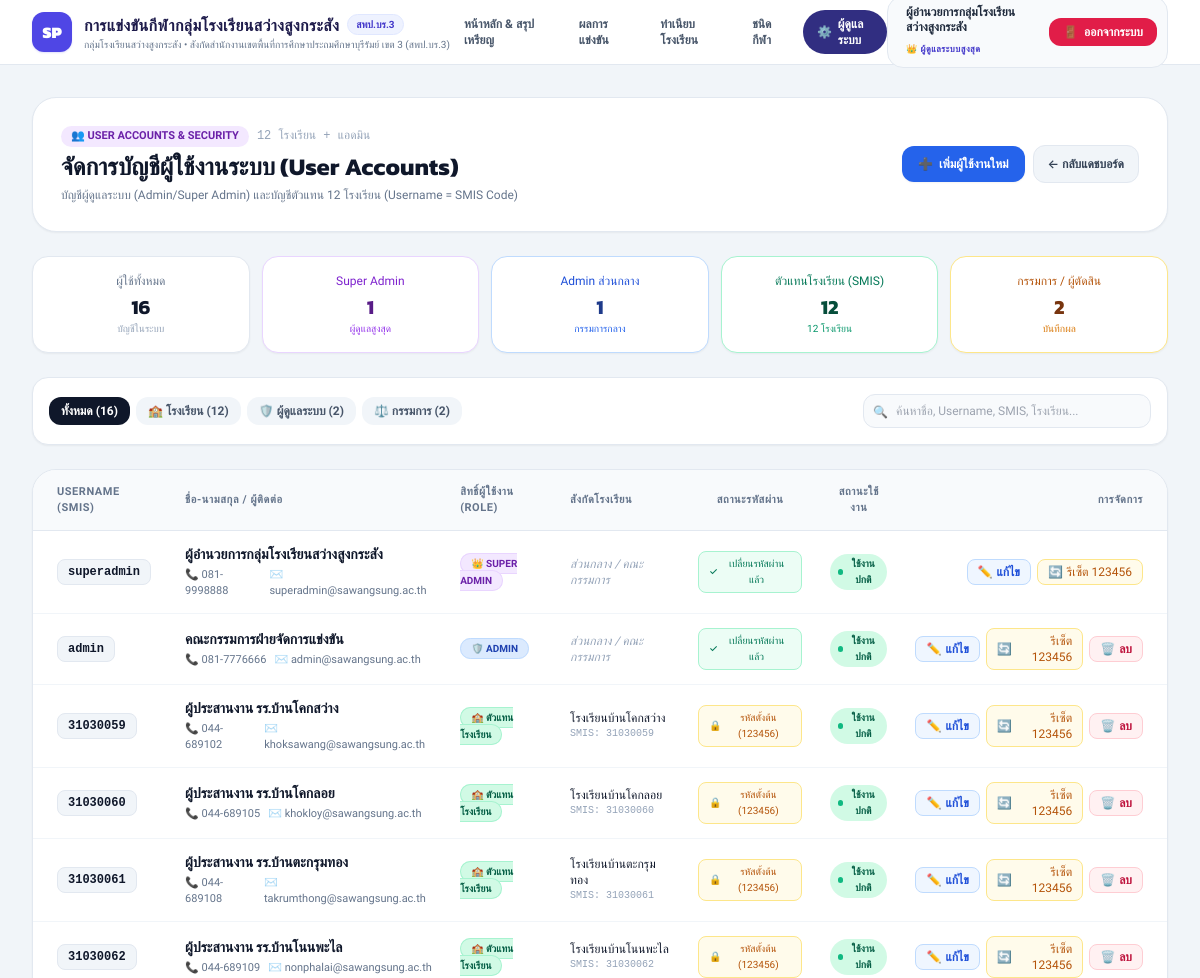
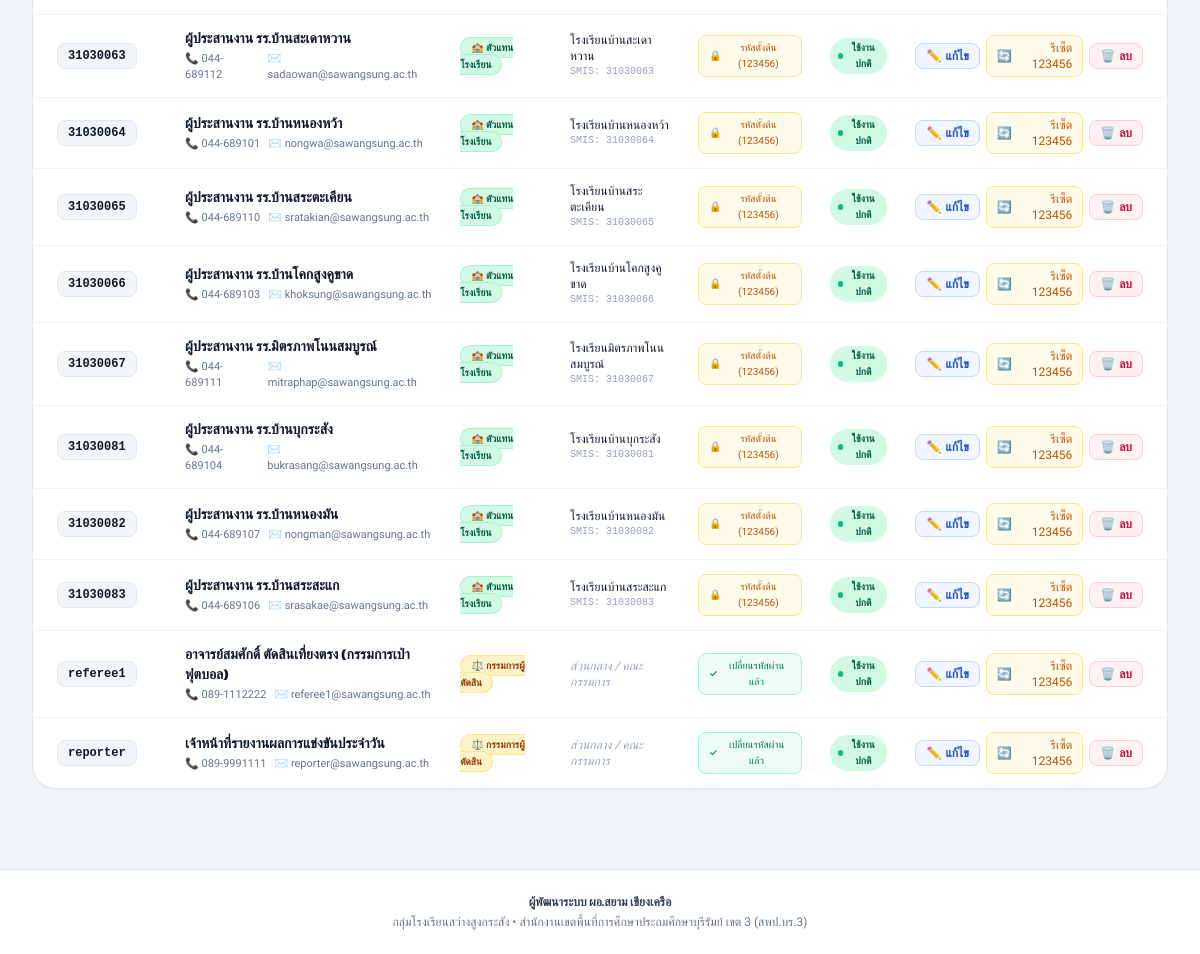
Screenshot of /admin/users.php (signed in) with the database file from the repository (2 pictures, top to bottom).
### tables this page shows
CREATE TABLE `users` (
  `id` VARCHAR(50) NOT NULL,
  `school_id` VARCHAR(50) DEFAULT NULL,
  `username` VARCHAR(100) NOT NULL UNIQUE,
  `password` VARCHAR(255) NOT NULL,
  `full_name` VARCHAR(255) NOT NULL,
  `email` VARCHAR(100) NOT NULL,
  `phone` VARCHAR(50) DEFAULT NULL,
  `role` ENUM('SUPER_ADMIN','ADMIN','SCHOOL','REFEREE') NOT NULL,
  `status` ENUM('ACTIVE','INACTIVE') DEFAULT 'ACTIVE',
  `must_change_password` TINYINT(1) DEFAULT 1,
  `last_login` DATETIME DEFAULT NULL,
  `created_at` TIMESTAMP DEFAULT CURRENT_TIMESTAMP,
  PRIMARY KEY (`id`),
  KEY `idx_user_school` (`school_id`)
);

CREATE TABLE `schools` (
  `id` VARCHAR(50) NOT NULL,
  `competition_id` VARCHAR(50) NOT NULL,
  `school_code` VARCHAR(50) NOT NULL,
  `smis_code` VARCHAR(20) NOT NULL,
  `school_name` VARCHAR(255) NOT NULL,
  `short_name` VARCHAR(100) NOT NULL,
  `address` TEXT DEFAULT NULL,
  `phone` VARCHAR(50) DEFAULT NULL,
  `logo` VARCHAR(255) DEFAULT NULL,
  `director_name` VARCHAR(255) DEFAULT NULL,
  `status` ENUM('ACTIVE','INACTIVE') DEFAULT 'ACTIVE',
  `created_at` TIMESTAMP DEFAULT CURRENT_TIMESTAMP,
  PRIMARY KEY (`id`),
  KEY `idx_school_comp` (`competition_id`),
  KEY `idx_school_smis` (`smis_code`)
);

### admin/users.php (the view, shortened to what the rows shown need)
<?php
require_once __DIR__ . '/../includes/auth.php';
$currentUser = getCurrentUser();
$pdo = Database::getConnection();
$users = $pdo->query("
    SELECT u.*, s.school_name, s.smis_code, s.short_name
    FROM users u
    LEFT JOIN schools s ON u.school_id = s.id
    ORDER BY
        CASE
            WHEN u.role = 'SUPER_ADMIN' THEN 1
            WHEN u.role = 'ADMIN' THEN 2
            WHEN u.role = 'SCHOOL' THEN 3
            ELSE 4
        END,
        u.username ASC
")->fetchAll();
require_once __DIR__ . '/../includes/header.php';
?>
<div class="space-y-6">
    <div class="bg-white rounded-3xl p-6 sm:p-7 shadow-sm border border-slate-200 flex flex-col md:flex-row md:items-center justify-between gap-4">
        <div class="space-y-1">
            <h1 class="text-xl sm:text-2xl font-bold font-kanit text-slate-900">
                จัดการบัญชีผู้ใช้งานระบบ (User Accounts)
            </h1>
        </div>
    </div>
    <div class="bg-white rounded-3xl border border-slate-200 shadow-sm overflow-hidden">
        <div class="overflow-x-auto">
            <table class="w-full text-left text-xs" id="userTable">
                <thead class="bg-slate-50/90 text-slate-500 uppercase tracking-wider text-[11px] font-semibold border-b border-slate-200">
                    <tr>
                        <th class="p-3.5 pl-6">Username (SMIS)</th>
                        <th class="p-3.5">ชื่อ-นามสกุล / ผู้ติดต่อ</th>
                        <th class="p-3.5">สิทธิ์ผู้ใช้งาน (Role)</th>
                        <th class="p-3.5">สังกัดโรงเรียน</th>
                        <th class="p-3.5 text-center">สถานะรหัสผ่าน</th>
                        <th class="p-3.5 text-center">สถานะใช้งาน</th>
                        <th class="p-3.5 pr-6 text-right">การจัดการ</th>
                    </tr>
                </thead>
                <tbody class="divide-y divide-slate-100" id="userTableBody">
                    <?php foreach ($users as $u):
                        $roleBadge = 'bg-slate-100 text-slate-700';
                        $roleLabel = $u['role'];
                        if ($u['role'] === 'SUPER_ADMIN') {
                            $roleBadge = 'bg-purple-100 text-purple-800 border border-purple-200';
                            $roleLabel = '👑 SUPER ADMIN';
                        } elseif ($u['role'] === 'ADMIN') {
                            $roleBadge = 'bg-blue-100 text-blue-800 border border-blue-200';
                            $roleLabel = '🛡️ ADMIN';
                        } elseif ($u['role'] === 'SCHOOL') {
                            $roleBadge = 'bg-emerald-100 text-emerald-800 border border-emerald-200';
                            $roleLabel = '🏫 ตัวแทนโรงเรียน';
                        } elseif ($u['role'] === 'JUDGE' || $u['role'] === 'REFEREE') {
                            $roleBadge = 'bg-amber-100 text-amber-800 border border-amber-200';
                            $roleLabel = '⚖️ กรรมการผู้ตัดสิน';
                        }
                    ?>
                        <tr class="hover:bg-slate-50/80 transition user-row" data-role="<?= htmlspecialchars($u['role']) ?>" data-search="<?= htmlspecialchars(strtolower($u['username'] . ' ' . $u['full_name'] . ' ' . ($u['school_name'] ?? '') . ' ' . ($u['email'] ?? '') . ' ' . ($u['phone'] ?? ''))) ?>">
                            <td class="p-3.5 pl-6 font-mono font-bold text-slate-900">
                                <div class="flex items-center gap-1.5">
                                    <span class="px-2.5 py-1 rounded-lg bg-slate-100 border border-slate-200 text-xs font-mono font-bold text-slate-900">
                                        <?= htmlspecialchars($u['username']) ?>
                                    </span>
                                </div>
                            </td>
                            <td class="p-3.5 font-medium text-slate-800">
                                <div class="font-bold font-kanit text-slate-900 text-sm"><?= htmlspecialchars($u['full_name']) ?></div>
                                <div class="text-[11px] text-slate-500 flex items-center gap-2 mt-0.5">
                                    <?php if (!empty($u['phone'])): ?>
                                        <span>📞 <?= htmlspecialchars($u['phone']) ?></span>
                                    <?php endif; ?>
                                    <?php if (!empty($u['email'])): ?>
                                        <span>✉️ <?= htmlspecialchars($u['email']) ?></span>
                                    <?php endif; ?>
                                </div>
                            </td>
                            <td class="p-3.5">
                                <span class="px-2.5 py-1 rounded-full text-[10px] font-bold <?= $roleBadge ?>">
                                    <?= $roleLabel ?>
                                </span>
                            </td>
                            <td class="p-3.5 text-slate-700">
                                <?php if (!empty($u['school_name'])): ?>
                                    <span class="font-medium text-slate-900"><?= htmlspecialchars($u['school_name']) ?></span>
                                    <?php if (!empty($u['smis_code'])): ?>
                                        <span class="text-[10px] text-slate-400 block font-mono">SMIS: <?= htmlspecialchars($u['smis_code']) ?></span>
                                    <?php endif; ?>
                                <?php else: ?>
                                    <span class="text-slate-400 italic">ส่วนกลาง / คณะกรรมการ</span>
                                <?php endif; ?>
                            </td>
                            <td class="p-3.5 text-center">
                                <?php if ($u['must_change_password']): ?>
                                    <span class="text-[10px] bg-amber-50 text-amber-700 px-2.5 py-1 rounded-lg border border-amber-200 font-medium inline-flex items-center gap-1">
                                        <span>🔒</span> รหัสตั้งต้น (123456)
                                    </span>
                                <?php else: ?>
                                    <span class="text-[10px] bg-emerald-50 text-emerald-700 px-2.5 py-1 rounded-lg border border-emerald-200 font-medium inline-flex items-center gap-1">
                                        <span>✓</span> เปลี่ยนรหัสผ่านแล้ว
                                    </span>
                                <?php endif; ?>
                            </td>
                            <td class="p-3.5 text-center">
                                <?php if (($u['status'] ?? 'ACTIVE') === 'ACTIVE'): ?>
                                    <span class="inline-flex items-center gap-1 text-[10px] px-2 py-0.5 rounded-full bg-emerald-100 text-emerald-800 font-semibold">
                                        <span class="w-1.5 h-1.5 rounded-full bg-emerald-500"></span> ใช้งานปกติ
                                    </span>
                                <?php else: ?>
                                    <span class="inline-flex items-center gap-1 text-[10px] px-2 py-0.5 rounded-full bg-rose-100 text-rose-800 font-semibold">
                                        <span class="w-1.5 h-1.5 rounded-full bg-rose-500"></span> ระงับใช้งาน
                                    </span>
                                <?php endif; ?>
                            </td>
                            <td class="p-3.5 pr-6 text-right">
                                <div class="flex items-center justify-end gap-1.5">
                                    <button
                                        type="button"
                                        onclick="openEditUserModal(<?= htmlspecialchars(json_encode($u), ENT_QUOTES, 'UTF-8') ?>)"
                                        class="px-2.5 py-1 bg-blue-50 hover:bg-blue-100 text-blue-700 border border-blue-200 rounded-lg text-xs font-semibold transition cursor-pointer flex items-center gap-1"
                                        title="แก้ไขข้อมูลผู้ใช้"
                                    >
                                        <span>✏️</span> แก้ไข
                                    </button>
                                    <a
                                        href="?reset_id=<?= urlencode($u['id']) ?>"
                                        onclick="return confirm('ต้องการรีเซ็ตรหัสผ่านของ &quot;<?= addslashes($u['username']) ?>&quot; กลับเป็น 123456 ใช่หรือไม่?')"
                                        class="px-2.5 py-1 bg-amber-50 hover:bg-amber-100 text-amber-700 border border-amber-200 rounded-lg text-xs font-medium transition cursor-pointer flex items-center gap-1"
                                        title="รีเซ็ตรหัสผ่านเป็น 123456"
                                    >
                                        <span>🔄</span> รีเซ็ต 123456
                                    </a>
                                    <?php if ($currentUser['id'] !== $u['id'] && $u['username'] !== 'superadmin'): ?>
                                        <a
                                            href="?delete_id=<?= urlencode($u['id']) ?>"
                                            onclick="return confirm('⚠️ ยืนยันการลบบัญชีผู้ใช้งาน &quot;<?= addslashes($u['username']) ?> (<?= addslashes($u['full_name']) ?>)&quot; ออกจากระบบถาวรหรือไม่?')"
                                            class="px-2.5 py-1 bg-rose-50 hover:bg-rose-100 text-rose-700 border border-rose-200 rounded-lg text-xs font-semibold transition cursor-pointer flex items-center gap-1"
                                            title="ลบบัญชีผู้ใช้"
                                        >
                                            <span>🗑️</span> ลบ
                                        </a>
                                    <?php endif; ?>
                                </div>
                            </td>
                        </tr>
                    <?php endforeach; ?>
                </tbody>
            </table>
        </div>
    </div>
</div>
<?php require_once __DIR__ . '/../includes/footer.php'; ?>

### includes/header.php (shortened to what the rows shown need)
<?php
require_once __DIR__ . '/auth.php';
$user = getCurrentUser();
?>
<!DOCTYPE html>
<html lang="th">
<head>
    <script src="https://cdn.tailwindcss.com"></script>
</head>
<body class="bg-slate-100 min-h-screen text-slate-900 flex flex-col justify-between antialiased">
    <header class="sticky top-0 z-40 bg-white/95 backdrop-blur-md border-b border-slate-200 shadow-xs no-print">
        <div class="max-w-7xl mx-auto px-4 sm:px-6 lg:px-8">
            <div class="flex items-center justify-between h-16 md:h-18">
                <div class="flex items-center gap-3">
                    <?php if ($user): ?>
                        <div class="flex items-center gap-2 bg-slate-50 px-2.5 py-1.5 rounded-2xl border border-slate-200 shadow-2xs">
                            <div class="px-2 py-0.5 text-left hidden sm:block">
                                <p class="text-xs font-bold text-slate-800 font-kanit leading-tight">
                                    <?= htmlspecialchars($user['full_name']) ?>
                                </p>
                                <span class="text-[9px] text-indigo-700 font-bold tracking-wider">
                                    <?= $user['role'] === 'SUPER_ADMIN' ? '👑 ผู้ดูแลระบบสูงสุด' : ($user['role'] === 'ADMIN' ? 'ผู้ดูแลระบบกลาง' : ($user['role'] === 'SCHOOL' ? 'ผู้ดูแลระบบโรงเรียน' : 'กรรมการตัดสิน / ผู้รายงานผล')) ?>
                                </span>
                            </div>
                            <a href="<?= app_url('logout.php') ?>" class="px-3.5 py-1.5 bg-rose-600 hover:bg-rose-700 text-white font-bold text-xs rounded-xl flex items-center gap-1.5 transition-all shadow-xs hover:shadow-md cursor-pointer" title="ออกจากระบบ">
                                <span>🚪</span>
                                <span class="whitespace-nowrap font-kanit">ออกจากระบบ</span>
                            </a>
                        </div>
                    <?php else: ?>
                        <a href="<?= app_url('login.php') ?>" class="px-5 py-2.5 bg-indigo-600 hover:bg-indigo-700 text-white text-xs font-bold rounded-2xl transition-all shadow-xs hover:shadow-md flex items-center gap-1.5 font-kanit cursor-pointer">
                            <span>🔑</span> เข้าสู่ระบบ
                        </a>
                    <?php endif; ?>
                </div>
            </div>
        </div>
    </header>
    <main class="flex-1 max-w-7xl w-full mx-auto p-4 sm:p-6 lg:p-8">

### rows the page displays
users: full_name "ผู้อำนวยการกลุ่มโรงเรียนสว่างสูงกระสัง", username "superadmin", phone "081-9998888", email "superadmin@sawangsung.ac.th", role "👑 SUPER ADMIN", shows "ส่วนกลาง / คณะกรรมการ", must_change_password "เปลี่ยนรหัสผ่านแล้ว", status "ACTIVE" (drawn)
users: username "admin", full_name "คณะกรรมการฝ่ายจัดการแข่งขัน", phone "081-7776666", email "admin@sawangsung.ac.th", role "🛡️ ADMIN", shows "ส่วนกลาง / คณะกรรมการ", must_change_password "เปลี่ยนรหัสผ่านแล้ว", status "ACTIVE" (drawn)
users: username "31030059", full_name "ผู้ประสานงาน รร.บ้านโคกสว่าง", phone "044-689102", email "khoksawang@sawangsung.ac.th", role "🏫 ตัวแทนโรงเรียน", school.school_name "โรงเรียนบ้านโคกสว่าง", school.smis_code "31030059", must_change_password "รหัสตั้งต้น (123456)", status "ACTIVE" (drawn)
users: username "31030060", full_name "ผู้ประสานงาน รร.บ้านโคกลอย", phone "044-689105", email "khokloy@sawangsung.ac.th", role "🏫 ตัวแทนโรงเรียน", school.school_name "โรงเรียนบ้านโคกลอย", school.smis_code "31030060", must_change_password "รหัสตั้งต้น (123456)", status "ACTIVE" (drawn)
users: username "31030061", full_name "ผู้ประสานงาน รร.บ้านตะกรุมทอง", phone "044-689108", email "takrumthong@sawangsung.ac.th", role "🏫 ตัวแทนโรงเรียน", school.school_name "โรงเรียนบ้านตะกรุมทอง", school.smis_code "31030061", must_change_password "รหัสตั้งต้น (123456)", status "ACTIVE" (drawn)
users: username "31030062", full_name "ผู้ประสานงาน รร.บ้านโนนพะไล", phone "044-689109", email "nonphalai@sawangsung.ac.th", role "🏫 ตัวแทนโรงเรียน", school.school_name "โรงเรียนบ้านโนนพะไล", school.smis_code "31030062", must_change_password "รหัสตั้งต้น (123456)", status "ACTIVE" (drawn)
users: username "31030063", full_name "ผู้ประสานงาน รร.บ้านสะเดาหวาน", phone "044-689112", email "sadaowan@sawangsung.ac.th", role "🏫 ตัวแทนโรงเรียน", school.school_name "โรงเรียนบ้านสะเดาหวาน", school.smis_code "31030063", must_change_password "รหัสตั้งต้น (123456)", status "ACTIVE" (drawn)
users: username "31030064", full_name "ผู้ประสานงาน รร.บ้านหนองหว้า", phone "044-689101", email "nongwa@sawangsung.ac.th", role "🏫 ตัวแทนโรงเรียน", school.school_name "โรงเรียนบ้านหนองหว้า", school.smis_code "31030064", must_change_password "รหัสตั้งต้น (123456)", status "ACTIVE" (drawn)
users: username "31030065", full_name "ผู้ประสานงาน รร.บ้านสระตะเคียน", phone "044-689110", email "sratakian@sawangsung.ac.th", role "🏫 ตัวแทนโรงเรียน", school.school_name "โรงเรียนบ้านสระตะเคียน", school.smis_code "31030065", must_change_password "รหัสตั้งต้น (123456)", status "ACTIVE" (drawn)
users: username "31030066", full_name "ผู้ประสานงาน รร.บ้านโคกสูงคูขาด", phone "044-689103", email "khoksung@sawangsung.ac.th", role "🏫 ตัวแทนโรงเรียน", school.school_name "โรงเรียนบ้านโคกสูงคูขาด", school.smis_code "31030066", must_change_password "รหัสตั้งต้น (123456)", status "ACTIVE" (drawn)
users: username "31030067", full_name "ผู้ประสานงาน รร.มิตรภาพโนนสมบูรณ์", phone "044-689111", email "mitraphap@sawangsung.ac.th", role "🏫 ตัวแทนโรงเรียน", school.school_name "โรงเรียนมิตรภาพโนนสมบูรณ์", school.smis_code "31030067", must_change_password "รหัสตั้งต้น (123456)", status "ACTIVE" (drawn)
users: username "31030081", full_name "ผู้ประสานงาน รร.บ้านบุกระสัง", phone "044-689104", email "bukrasang@sawangsung.ac.th", role "🏫 ตัวแทนโรงเรียน", school.school_name "โรงเรียนบ้านบุกระสัง", school.smis_code "31030081", must_change_password "รหัสตั้งต้น (123456)", status "ACTIVE" (drawn)
users: username "31030082", full_name "ผู้ประสานงาน รร.บ้านหนองมัน", phone "044-689107", email "nongman@sawangsung.ac.th", role "🏫 ตัวแทนโรงเรียน", school.school_name "โรงเรียนบ้านหนองมัน", school.smis_code "31030082", must_change_password "รหัสตั้งต้น (123456)", status "ACTIVE" (drawn)
users: username "31030083", full_name "ผู้ประสานงาน รร.บ้านสระสะแก", phone "044-689106", email "srasakae@sawangsung.ac.th", role "🏫 ตัวแทนโรงเรียน", school.school_name "โรงเรียนบ้านสระสะแก", school.smis_code "31030083", must_change_password "รหัสตั้งต้น (123456)", status "ACTIVE" (drawn)
users: username "referee1", full_name "อาจารย์สมศักดิ์ ตัดสินเที่ยงตรง (กรรมการเป่าฟุตบอล)", phone "089-1112222", email "referee1@sawangsung.ac.th", role "⚖️ กรรมการผู้ตัดสิน", shows "ส่วนกลาง / คณะกรรมการ", must_change_password "เปลี่ยนรหัสผ่านแล้ว", status "ACTIVE" (drawn)
users: username "reporter", full_name "เจ้าหน้าที่รายงานผลการแข่งขันประจำวัน", phone "089-9991111", email "reporter@sawangsung.ac.th", role "⚖️ กรรมการผู้ตัดสิน", shows "ส่วนกลาง / คณะกรรมการ", must_change_password "เปลี่ยนรหัสผ่านแล้ว", status "ACTIVE" (drawn)

### other values shown
$totalUserCount "16"
$superAdminCount "1"
$adminCount "1"
$schoolUserCount "12"
$judgeCount "2"
$adminCount + $superAdminCount "2"
